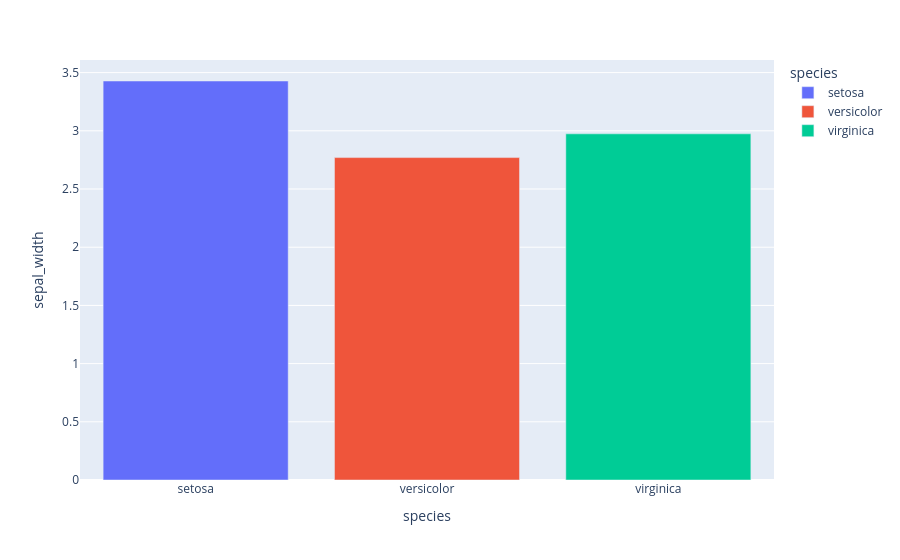

Notebook cell for this chart:
### Code cell
fig3 = px.bar(df_bar,x="species",y="sepal_width",color="species")
fig3.show()
fig3.write_image("./outputs/fig3.png",scale=3)

### Figure 1 — Plotly figure (JSON) as saved in the notebook; plotly's stock layout.template omitted (floating-point values rounded to 4 significant figures)
{"data": [{"hovertemplate": "species=%{x}<br>sepal_width=%{y}<extra></extra>", "legendgroup": "setosa", "marker": {"color": "#636efa", "pattern": {"shape": ""}}, "name": "setosa", "orientation": "v", "showlegend": true, "textposition": "auto", "type": "bar", "x": ["setosa"], "xaxis": "x", "y": [3.428], "yaxis": "y"}, {"hovertemplate": "species=%{x}<br>sepal_width=%{y}<extra></extra>", "legendgroup": "versicolor", "marker": {"color": "#EF553B", "pattern": {"shape": ""}}, "name": "versicolor", "orientation": "v", "showlegend": true, "textposition": "auto", "type": "bar", "x": ["versicolor"], "xaxis": "x", "y": [2.77], "yaxis": "y"}, {"hovertemplate": "species=%{x}<br>sepal_width=%{y}<extra></extra>", "legendgroup": "virginica", "marker": {"color": "#00cc96", "pattern": {"shape": ""}}, "name": "virginica", "orientation": "v", "showlegend": true, "textposition": "auto", "type": "bar", "x": ["virginica"], "xaxis": "x", "y": [2.974], "yaxis": "y"}], "layout": {"barmode": "relative", "legend": {"title": {"text": "species"}, "tracegroupgap": 0}, "margin": {"t": 60}, "xaxis": {"anchor": "y", "categoryarray": ["setosa", "versicolor", "virginica"], "categoryorder": "array", "domain": [0, 1], "title": {"text": "species"}}, "yaxis": {"anchor": "x", "domain": [0, 1], "title": {"text": "sepal_width"}}}}
